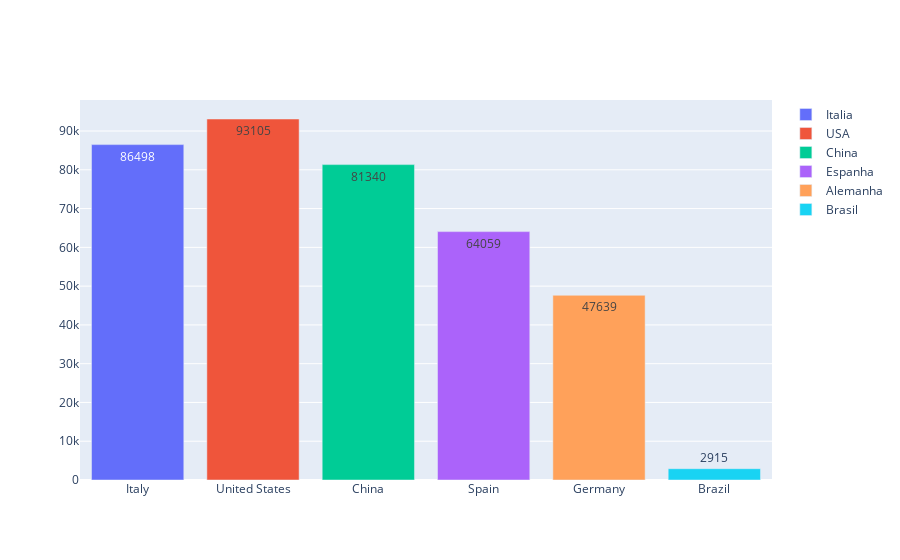

The notebook cell this image was saved under:
### Code cell
usa = go.Bar(x = usa.pais,
                y = usa.casos, name = 'USA', text= usa.casos,)
china = go.Bar(x =china.pais,
                y = china.casos, name = 'China',text= china.casos,)
italia = go.Bar(x =italia.pais,
                y = italia.casos, name = 'Italia',text= italia.casos,)
espanha = go.Bar(x =espanha.pais,
                y = espanha.casos, name = 'Espanha',text=espanha.casos,)
alemanha = go.Bar(x =alemanha.pais,
                y = alemanha.casos, name = 'Alemanha',text=alemanha.casos,)
brasil = go.Bar(x =brasil.pais,
                y = brasil.casos, name = 'Brasil',text= brasil.casos,)



#fig.update_traces(texttemplate='%{text:.2s}', textposition='outside')
#fig.update_layout(uniformtext_minsize=8, uniformtext_mode='hide',barmode='stack')

data = [italia,usa,china,espanha,alemanha,brasil]
py.iplot(data)

### Figure 1 — Plotly figure (JSON) as saved in the notebook; plotly's stock layout.template omitted (floating-point values rounded to 4 significant figures)
{"data": [{"name": "Italia", "text": ["86498"], "type": "bar", "x": ["Italy"], "y": ["86498"]}, {"name": "USA", "text": ["93105"], "type": "bar", "x": ["United States"], "y": ["93105"]}, {"name": "China", "text": ["81340"], "type": "bar", "x": ["China"], "y": ["81340"]}, {"name": "Espanha", "text": ["64059"], "type": "bar", "x": ["Spain"], "y": ["64059"]}, {"name": "Alemanha", "text": ["47639"], "type": "bar", "x": ["Germany"], "y": ["47639"]}, {"name": "Brasil", "text": ["2915"], "type": "bar", "x": ["Brazil"], "y": ["2915"]}], "layout": {}}
